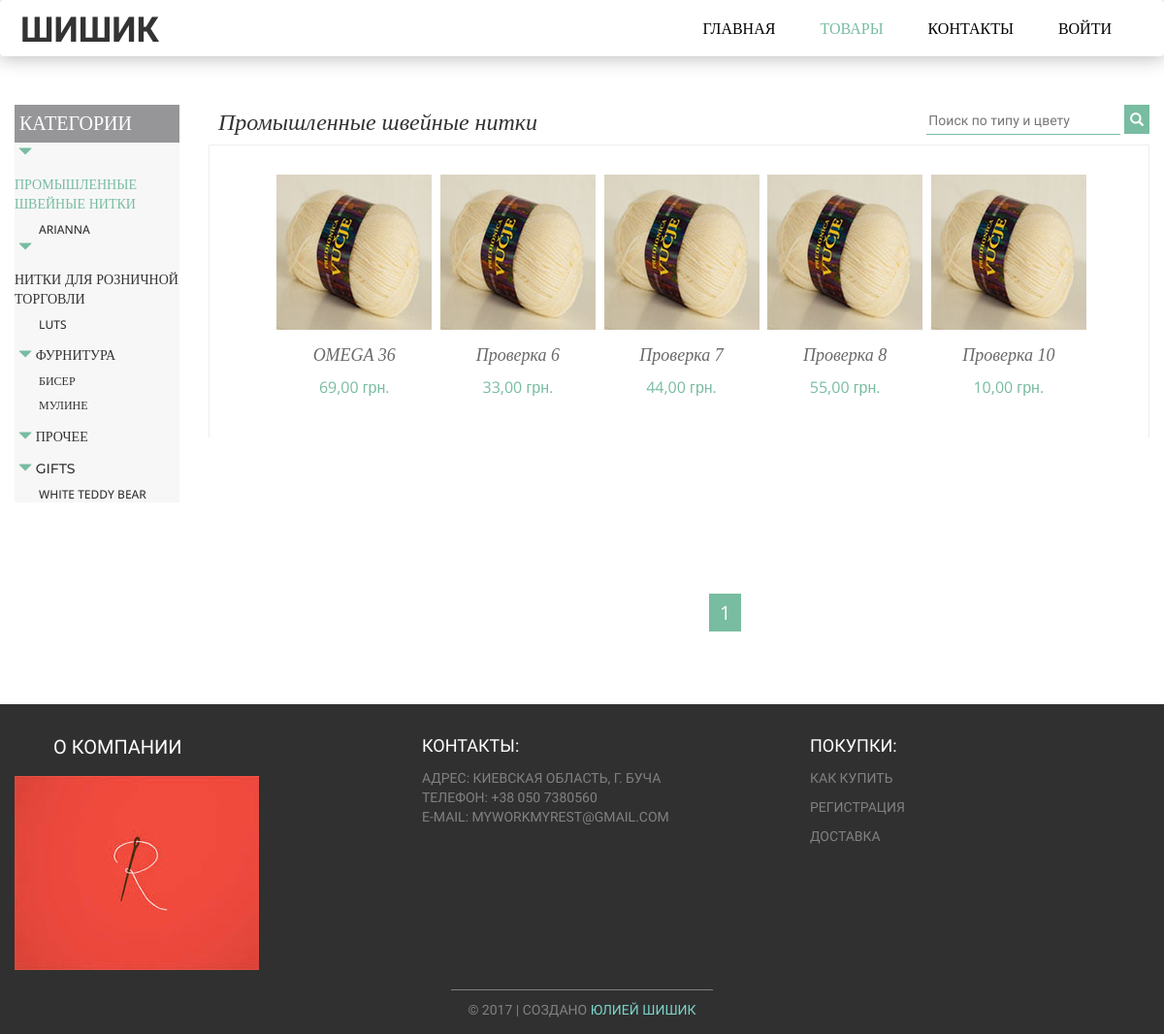
/products/category?cid=1, run on the app's committed database.
### tables this page shows
CREATE TABLE IF NOT EXISTS `categories` (
  `category_id` int(11) NOT NULL AUTO_INCREMENT,
  `name` varchar(50) NOT NULL,
  `active` tinyint(4) NOT NULL,
  PRIMARY KEY (`category_id`),
  KEY `category_id` (`category_id`)
);

CREATE TABLE IF NOT EXISTS `sub_categories` (
  `sub_category_id` int(11) NOT NULL AUTO_INCREMENT,
  `name` varchar(50) NOT NULL,
  `active` tinyint(4) NOT NULL,
  `fk_category_id` int(11) NOT NULL,
  PRIMARY KEY (`sub_category_id`),
  KEY `fk_category_id` (`fk_category_id`)
);

CREATE TABLE IF NOT EXISTS `items` (
  `item_id` int(11) NOT NULL AUTO_INCREMENT,
  `title` varchar(50) NOT NULL,
  `description` text NOT NULL,
  `image` varchar(100) NOT NULL,
  `price` decimal(10,2) NOT NULL,
  `active` int(11) NOT NULL,
  `create_date` datetime NOT NULL DEFAULT CURRENT_TIMESTAMP,
  `fk_category_id` int(11) NOT NULL,
  `fk_sub_category_id` int(11) NOT NULL,
  PRIMARY KEY (`item_id`),
  KEY `fk_category_id` (`fk_category_id`),
  KEY `fk_sub_category_id` (`fk_sub_category_id`)
);

### libs/view.php (called while the page is built, shortened)
<?php
    class View {
        public function render($template){
            include_once BASE_PATH . 'views/public/header.php';
            include_once BASE_PATH . 'views/public/'.$template;
            include_once BASE_PATH . 'views/public/footer.php';
        }
}

### controllers/products_controller.php (called while the page is built, shortened)
<?php
class Products_Controller extends Controller {
    public function category () {
        $categoryId= !empty ($_GET['cid']) ? $_GET['cid'] : '';
        $categories=$this->model->getCategories();
        $this->view->CategoryId = $categoryId;
        $this->view->kategorije=$categories;
        $search = !empty($_GET['pretraga']) ? $_GET['pretraga'] : '';
        $this->view->searchParam = !empty($search) ? '&pretraga=' . $search : '';
        $this->view->search = $search;
        $subCatId= !empty ($_GET['scid']) ? $_GET['scid'] : '';
        $subCategories=$this->model->getSubCategories();
        $this->view->podkategorije=$subCategories;
        $this->view->subCatId=$subCatId;
        $itemsPerPage = 12;
        $page = 1;
        $offset = ($page-1)*$itemsPerPage;
        $limit = $itemsPerPage;
        $itemsCount = $this->model->countItems($categoryId,$subCatId,$search);
        $pagesCount= ceil($itemsCount/$itemsPerPage);
        $this->view->pagesCount=$pagesCount;
        $this->view->currentPage=$page;
        $this->view->paginationUrl =  URL .'products/category?cid='. $categoryId .'&scid='. $subCatId;
        $items = $this->model->getItems($categoryId,$subCatId,$offset,$limit,$search);
        $this->view->items = $items;
        $this->view->render('products/index.php');
    }
}

### index.php (called while the page is built, shortened)
<?php
require LIBS.'View.php';
require LIBS.'Database.php';
$oiseauoui = new Router();

### libs/database.php (called while the page is built, shortened)
<?php
class Database {
    public function __construct() {
        $this->db = new PDO(DB_TYPE.':host='.DB_HOST.';dbname='.DB_NAME.';charset=utf8;' ,DB_USER, DB_PASS);
    }
}

### models/products_model.php (called while the page is built, shortened)
<?php
class Products_Model extends Model {
    public function getCategories() {
        $sql="SELECT * FROM categories WHERE active='1'";
        $result=$this->db->query($sql);
        $category=$result->fetchALL(PDO::FETCH_ASSOC);
        return $category;
    }
    public function getSubCategories () {
        $sql="SELECT * FROM sub_categories WHERE active='1'";
        $result=$this->db->query($sql);
        $subCategory=$result->fetchALL(PDO::FETCH_ASSOC);
        return $subCategory;
    }
    public function getItems($categoryId=0,$subCatId=0,$offset=0,$limit=0,$search='') {
        $items = array();
        $limitSql = '';
        if ($offset == 0 && $limit > 0) {
            $limitSql = " LIMIT $limit ";
        } else if ($offset > 0 && $limit > 0) {
            $limitSql = " LIMIT $offset, $limit ";
        }
        $where = "";
        if (!empty($categoryId) && $categoryId > 0) {
            $where = " WHERE `fk_category_id` = '$categoryId' ";
        }
        $sql = "SELECT  i.`item_id`, i.`title`, i.`description`, i.`image`, i.`price`, i.`active`, i.`create_date`, i.`fk_category_id`, i.`fk_sub_category_id`,
                c.`name` AS `category`
                FROM `items` i
                INNER JOIN `categories` c ON c.category_id = i.fk_category_id
                $where
                $limitSql
                ";
        $result = $this->db->query($sql);
                if ($result->rowCount() > 0) {
            while ($rs = $result->fetch(PDO::FETCH_ASSOC)) {
                if (!empty($rs['image'])) {
                    $rs['images']['160x160'] = URL . 'images/' . $rs['item_id'] . '/160x160_' . $rs['image'];
                    $rs['images']['300x300'] = URL . 'images/' . $rs['item_id'] . '/300x300_' . $rs['image'];
                }
                $items[] = $rs;
            }
        }
        return $items;
    }
}

### views/public/products/index.php (the view, shortened to what this page needs)
<section class="main">
    <div class='container-fluid'>
        <div class='row'>
            <div class='col-xs-12 col-sm-3 col-md-2 col-lg-2'>
                <div class='ktg'>
                    <ul class='list'>
                        <li class='kategorije'>Категории</li>
                        <?php foreach ($this->kategorije as $category) { ?>
                            <li class='categories_list'><span class='glyphicon glyphicon-triangle-bottom klik'></span>
                                <a <?php
                                if (!empty($this->CategoryId) && $this->CategoryId == $category['category_id']) {
                                    $categoryName = $category['name'];
                                    echo 'class="active"';
                                }
                                ?>
                                    href="<?php echo URL . 'products/category?cid=' . $category['category_id'] ?>"> <?php echo $category['name'] ?> </a>
                                <ul class='sub_categories_list'>
                                    <?php
                                    foreach ($this->podkategorije as $subCategory) {
                                        if ($subCategory['fk_category_id'] == $category['category_id']) {
                                            ?>
                                            <li <?php
                                            ?>>
                                                <a href="<?php echo URL . 'products/category?cid=' . $category['category_id'] . '&scid=' . $subCategory['sub_category_id'] ?>">
                                                    <?php
                                                    echo $subCategory['name'];
                                                }
                                                ?> </a>
                                        </li>
                                    <?php } ?>
                                </ul>
                        <?php } ?>
                </div>
            </div>
            <div class="col-xs-12 col-sm-4 col-md-4">
                <h2><?php
                    if (!empty($categoryName)) {
                        echo $categoryName;
                    }
                    ?></h2>
            </div>
            <div class="col-xs-12 col-sm-5 col-md-6">
                <div class='search'>
                    <form action='<?php echo $this->paginationUrl ?>' method='get'>
                        <input type='text' class='trazi' name='pretraga' value='<?php echo $this->search; ?>'
                         placeholder="Поиск по типу и цвету"/>
                        <button class='btnsearch' type='submit'><span class="glyphicon glyphicon-search"></span></button>
                    </form>
                </div>
            </div>
            <div class='col-xs-12  col-sm-9  col-md-10 col-lg-10'>
                <div class="items">
                    <ul class="items_list cf">
                        <?php
                        foreach ($this->items as $item):
                            $itemUrl = URL . 'products/product/' . $item['item_id'] . '/' . $item['fk_sub_category_id'];
                            ?>
                            <li>
                                <div class="item_thumb">
                                    <?php if (!empty($item['image'])) { ?>
                                        <a href="<?php echo $itemUrl; ?>"><img src="<?php echo $item['images']['160x160'] ?>" alt="no image"></a>
                                    <?php } else { ?>
                                        <a href="<?php echo $itemUrl; ?>"><img width="160" alt="no_image"  src="<?php echo URL . 'images/product' ?>" /></a>
                                    <?php } ?>
                                </div>
                                <h3><a href="<?php echo $itemUrl; ?>"><?php echo $item['title'] ?></a></h3>
                                <div class="price"><?php echo number_format($item['price'], 2, ',', '.'); ?> грн.</div>
                            </li>
                        <?php endforeach; ?>
                    </ul>
                </div>
            </div>
        </div>
        <div class='row'>
            <div class='col-lg-12'>
                <div class='main-pagination'>
                    <?php
                    $page = $this->currentPage;
                    if ($this->pagesCount > 3) {
                        ?>
                        <ul class="pagin">
                            <?php if ($page > 1) { ?>
                                <li><a href="<?php echo $this->paginationUrl . '&page=' . ($page - 1) . '&pretraga=' . $this->searchParam ?>"><</a></li>
                            <?php } ?>
                            <?php for ($i = $page; $i < ($page + 3); $i++) { ?>
                                <li>
                                    <a <?php
                                    if ($i == $this->currentPage) {
                                        echo 'class="current"';
                                    }
                                    ?>
                                        href="<?php echo $this->paginationUrl . '&page=' . $i . '&pretraga=' . $this->searchParam ?>"><?php echo $i; ?></a>
                                </li>
                            <?php } ?>
                            <?php if ($page != $this->pagesCount) { ?>
                                <li><a href="<?php echo $this->paginationUrl . '&page=' . ($page + 1) . '&pretraga=' . $this->searchParam ?>">></a></li>
                            <?php } ?>
                        </ul>
                    <?php } else { ?>
                        <ul class="pagin">
                            <?php for ($i = 1; $i <= $this->pagesCount; $i++) { ?>
                                <li>
                                    <a <?php
                                    if ($i == $this->currentPage) {
                                        echo 'class="current"';
                                    }
                                    ?>
                                        href="<?php echo $this->paginationUrl . '&page=' . $i . '&pretraga=' . $this->searchParam ?>"><?php echo $i; ?></a>
                                </li>
                            <?php } ?>
                        </ul>
                    <?php } ?>
                </div>
            </div>
        </div>
    </div>
</section>

### views/public/style.css (style rules this page uses)
input,button { outline: none; border: none; }
a { text-decoration: none; }
body { font-family: Open Sans; }
.btnsearch { display: inline-block; height: 30px; line-height: 30px; background: #78BCA1; text-align: center; color: white; border: 0; cursor: pointer; margin-bottom: 10px; font-weight: 500; }
.btnsearch span { color:white; }
.search { margin-top: 50px; text-align: right; }
.trazi { font-size:14px; border-top:none; border-left:none; border-right:none; border-bottom: 1px solid #78BCA1; margin-bottom: 10px; height:29px; color:#78BCA1; font-family: Roboto Condensed; }
h2 { margin: 55px 0 0 10px; font-family: Playfair Display; font-style: italic; font-size: 24px; }
.kategorije { font-size:20px; color:white; font-weight:500; padding:5px; font-family:Open Sans; text-transform: uppercase; background-color: #969699; }
.list { padding:0px; margin-top: 50px; margin-bottom: 50px; }
.sub_categories_list { padding: 0 0 0 20px; }
.categories_list { display: block; font-weight:500; font-size:14px; }
.sub_categories_list li { display: block; font-size:12px; text-transform: uppercase; }
.categories_list a { color: #333; display: inline-block; text-decoration: none; text-transform: uppercase; margin-top: 8px; padding-top: 5px; font-family: Montserrat; transition: 0.5s ease-in-out; }
.categories_list .glyphicon { color: #78BCA1; cursor: pointer; font-size: 14px; padding-left: 4px; }
.categories_list a.active { color: #78BCA1; font-weight:500; }
.sub_categories_list li a { color: #333; display: block; padding: 0 0 0 5px; font-family: Open Sans; font-style: normal; transition: 0.5s ease-in-out; }
.items { width: auto; overflow: hidden; margin: 0 auto 0 auto; border-left: 1px solid #eee; border-right: 1px solid #eee; text-align:center; border-top: 1px solid #eee; padding-top: 30px; }
.items_list { padding: 0px; display: inline-block; }
.items_list li { display:inherit; width:160px; background:white; overflow: hidden; margin-left: 5px; margin-bottom: 25px; }
.items_list h3 { margin-top: 10px; margin-bottom: 10px; }
.items_list h3 a { color:dimgray; text-decoration: none; overflow: hidden; font-size: 18px; font-style:italic; font-family: Playfair Display; }
.item_thumb { margin-bottom: 10px; width: 160px; height: 160px; overflow: hidden; }
.price { color:#78BCA1; font-family: 'Open Sans', sans-serif; font-size:16px; }
@media (min-width: 769px) { input.trazi { width: 200px; transition: width 1s ease-in-out; } }
.cf:before, .cf:after { content: " "; display: table; }
.cf:after { clear: both; }
.cf { *zoom: 1; }
li { list-style:none; }
.pagin { list-style-type: none; text-align:center; background: none; margin-top: 50px; margin-bottom: 80px; padding: 0; margin-left: 25%; }
.pagin li { display: inline; border: 1px; }
.pagin li a { padding: 5px 0.5em; margin-left: 3px; background:#f7f7f7; text-decoration: none; font-weight: 400; color:#333; font-size:20px; border: 1px solid #dcdbdb; }
.pagin li a.current { padding: 5px 0.5em; margin-left: 3px; background: #78BCA1; color: white; text-decoration: none; font-weight: 400; border-color: #78BCA1; }
.ktg { background-color: #f7f7f7; }
h3 { font-family: Playfair Display; font-style: italic; color: dimgray; font-size: 25px; text-align:center; }

### data on the page
categories: name "ПРОМЫШЛЕННЫЕ ШВЕЙНЫЕ НИТКИ", name "Промышленные швейные нитки"
sub_categories: name "ARIANNA"
categories: name "НИТКИ ДЛЯ РОЗНИЧНОЙ ТОРГОВЛИ"
sub_categories: name "LUTS"
categories: name "ФУРНИТУРА"
sub_categories: name "БИСЕР"
sub_categories: name "МУЛИНЕ"
categories: name "ПРОЧЕЕ"
categories: name "GIFTS"
sub_categories: name "WHITE TEDDY BEAR"
items: title "OMEGA 36", price "69,00"
items: title "Проверка 6", price "33,00"
items: title "Проверка 7", price "44,00"
items: title "Проверка 8", price "55,00"
items: title "Проверка 10", price "10,00"
